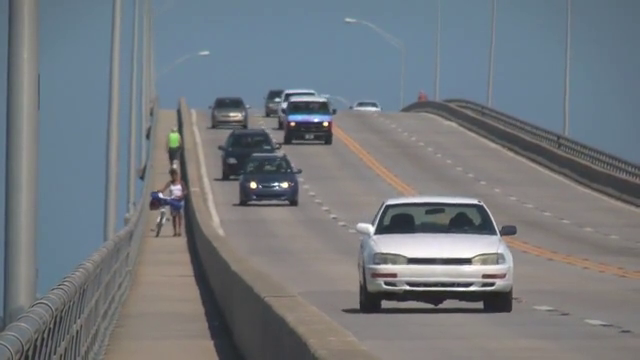
#> input picture frame 91 of Files/slow_traffic_small.mp4, 640 x 360 px, given in place of vtest.avi, which was not available
$ python Exercicio12.3BGS_MOG_KNN.py
#> lines starting #> are read from the running program, lines starting #| are printed output that depends on the picture; after the words box and inside, x2 and y2 are one past the last pixel; in counts of white or black regions, pixels touching at a corner belong together; pictures that were not available may be replaced by others from this repository, and a replacement may not be noted
import os
import cv2
import numpy as np
import time

use_cam = False
folder ="Files"
file = "vtest.avi"

if use_cam:
    cap = cv2.VideoCapture()
else:
    cap = cv2.VideoCapture(os.path.join(folder, file))

if not(cap.isOpened()):
    cap.open(0)

background_mog = cv2.createBackgroundSubtractorMOG2()
N = background_mog.getNMixtures()
print(N)
background_mog.setNMixtures(7)

background_knn = cv2.createBackgroundSubtractorKNN()


before = 0

cv2.namedWindow("Image")


while True:
    now = time.time()

    if now != before:
        fps = 1/ (now - before)
    else:
        fps = np.inf
    before = now

    ret, frame = cap.read()
#> frame is the input picture: shape (360, 640, 3); mean B, G, R 126.6, 121.2, 115.7
    if ret:
        h, w, c = frame.shape
#> h = 360; w = 640; c = 3

        if use_cam:
            frame_mirror = frame[:, ::-1, :]
        else:
            frame_mirror = frame

        fg_mask_mog = background_mog.apply(frame_mirror)
#> fg_mask_mog: shape (360, 640); every value is 127
        fg_mask_knn = background_knn.apply(frame_mirror)
#> fg_mask_knn: shape (360, 640); every value is 255

        _, fg_mask_mog_t = cv2.threshold(fg_mask_mog, 128, 1, cv2.THRESH_BINARY)
#> fg_mask_mog_t: shape (360, 640); every value is 0
        _, fg_mask_knn_t = cv2.threshold(fg_mask_knn, 128, 1, cv2.THRESH_BINARY)
#> fg_mask_knn_t: shape (360, 640); every value is 1

        background_subtraction_mog = frame_mirror.copy()
        background_subtraction_mog[:, :, 0] = background_subtraction_mog[:, :, 0] * fg_mask_mog_t
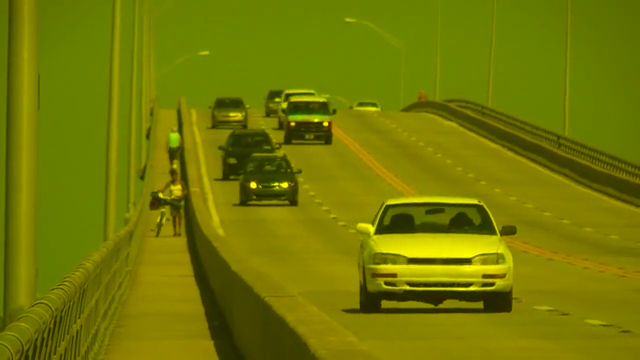
#> background_subtraction_mog: shape (360, 640, 3); mean B, G, R 0, 121.2, 115.7
        background_subtraction_mog[:, :, 1] = background_subtraction_mog[:, :, 1] * fg_mask_mog_t
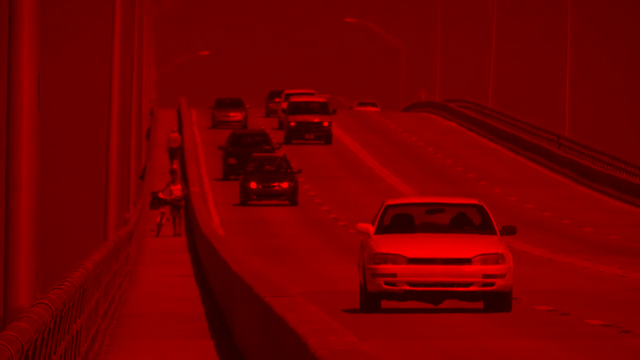
#> background_subtraction_mog: shape (360, 640, 3); mean B, G, R 0, 0, 115.7
        background_subtraction_mog[:, :, 2] = background_subtraction_mog[:, :, 2] * fg_mask_mog_t
#> background_subtraction_mog: shape (360, 640, 3); every value is 0

        background_subtraction_knn = frame_mirror.copy()
        background_subtraction_knn[:, :, 0] = background_subtraction_knn[:, :, 0] * fg_mask_knn_t
        background_subtraction_knn[:, :, 1] = background_subtraction_knn[:, :, 1] * fg_mask_knn_t
        background_subtraction_knn[:, :, 2] = background_subtraction_knn[:, :, 2] * fg_mask_knn_t

        frame_mirror_show = frame_mirror.copy()
        text_to_show = str(int(np.round(fps))) + " fps"
        cv2.putText(img=frame_mirror_show,
                    text=text_to_show,
                    org=(5, 15),
                    fontFace=cv2.FONT_HERSHEY_SIMPLEX,
                    fontScale=0.5,
                    color=(0, 255, 0),
                    thickness=1)
#> frame_mirror_show: shape (360, 640, 3); 0.04% of pixels changed, all inside (x1, y1, x2, y2) = (7, 5, 47, 20)
        cv2.imshow("Image", frame_mirror_show)
        cv2.imshow("MOG FG Mask", fg_mask_mog)
        cv2.imshow("KNN FG Mask", fg_mask_knn)
        cv2.imshow("MOG BGS", background_subtraction_mog)
        cv2.imshow("KNN BGS", background_subtraction_knn)

        if use_cam:
            c = cv2.waitKey(1)
        else:
            c = cv2.waitKey(33)
#> (key Esc is pressed here)

        if c == 27:
            break
    else:
        break

if cap.isOpened():
    cap.release()
cv2.destroyAllWindows()

$ run again, starting later in the video
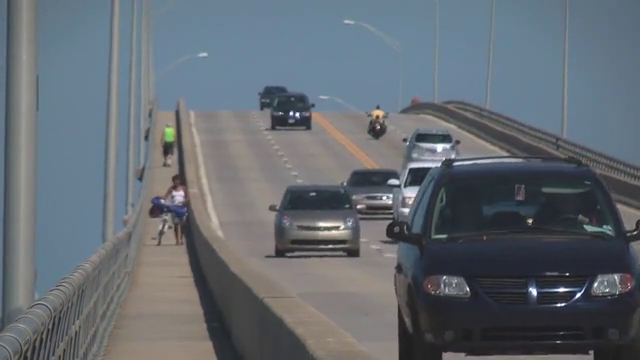
#> input picture frame 411 of Files/slow_traffic_small.mp4, 640 x 360 px, given in place of vtest.avi, which was not available
#> frame is the input picture: shape (360, 640, 3); mean B, G, R 113.8, 106.6, 99.3
#> fg_mask_mog: shape (360, 640); every value is 127
#> fg_mask_knn: shape (360, 640); every value is 255
#> fg_mask_mog_t: shape (360, 640); every value is 0
#> fg_mask_knn_t: shape (360, 640); every value is 1
#> `background_subtraction_mog[:, :, 0] = background_subtraction_mog[:, :,..`:
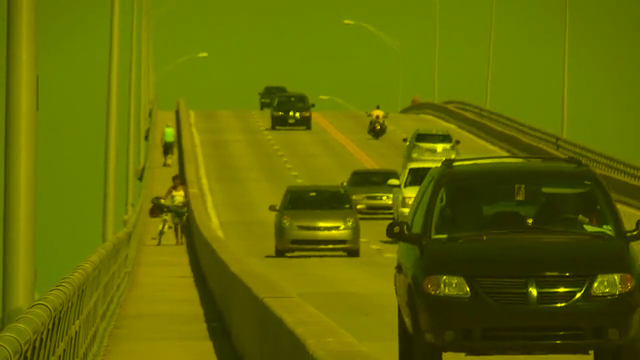
#> background_subtraction_mog: shape (360, 640, 3); mean B, G, R 0, 106.6, 99.3
#> `background_subtraction_mog[:, :, 1] = background_subtraction_mog[:, :,..`:
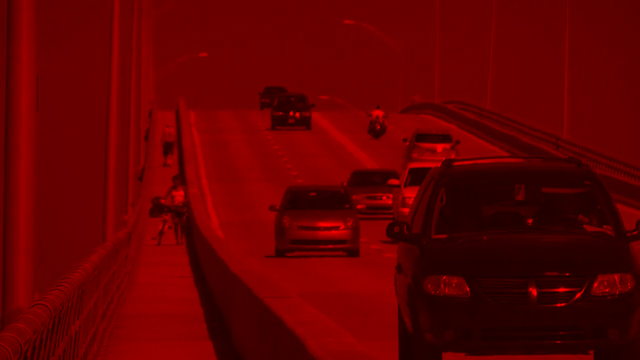
#> background_subtraction_mog: shape (360, 640, 3); mean B, G, R 0, 0, 99.3
#> frame_mirror_show: shape (360, 640, 3); 0.04% of pixels changed, all inside (x1, y1, x2, y2) = (7, 5, 47, 20)

$ run again, starting later in the video
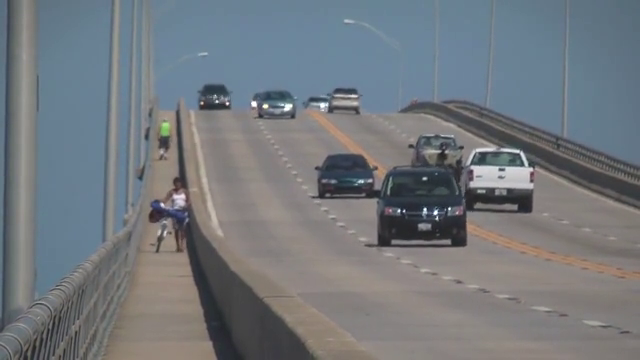
#> input picture frame 731 of Files/slow_traffic_small.mp4, 640 x 360 px, given in place of vtest.avi, which was not available
#> frame is the input picture: shape (360, 640, 3); mean B, G, R 125.5, 120.3, 115.1
#> fg_mask_mog: shape (360, 640); every value is 127
#> fg_mask_knn: shape (360, 640); every value is 255
#> fg_mask_mog_t: shape (360, 640); every value is 0
#> fg_mask_knn_t: shape (360, 640); every value is 1
#> `background_subtraction_mog[:, :, 0] = background_subtraction_mog[:, :,..`:
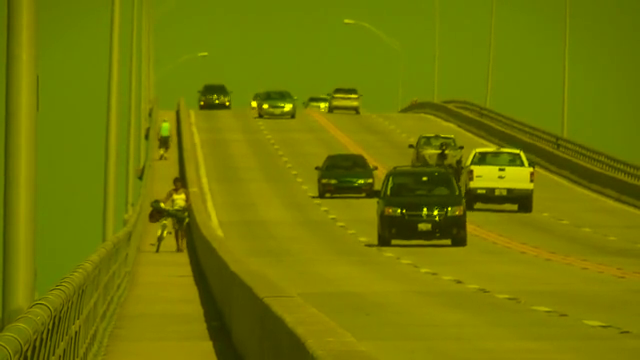
#> background_subtraction_mog: shape (360, 640, 3); mean B, G, R 0, 120.3, 115.1
#> `background_subtraction_mog[:, :, 1] = background_subtraction_mog[:, :,..`:
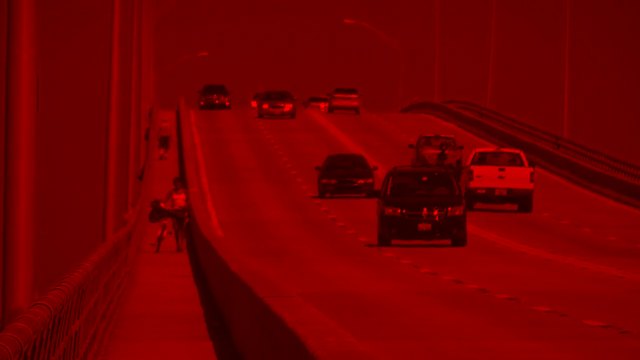
#> background_subtraction_mog: shape (360, 640, 3); mean B, G, R 0, 0, 115.1
#> frame_mirror_show: shape (360, 640, 3); 0.04% of pixels changed, all inside (x1, y1, x2, y2) = (7, 5, 47, 20)
